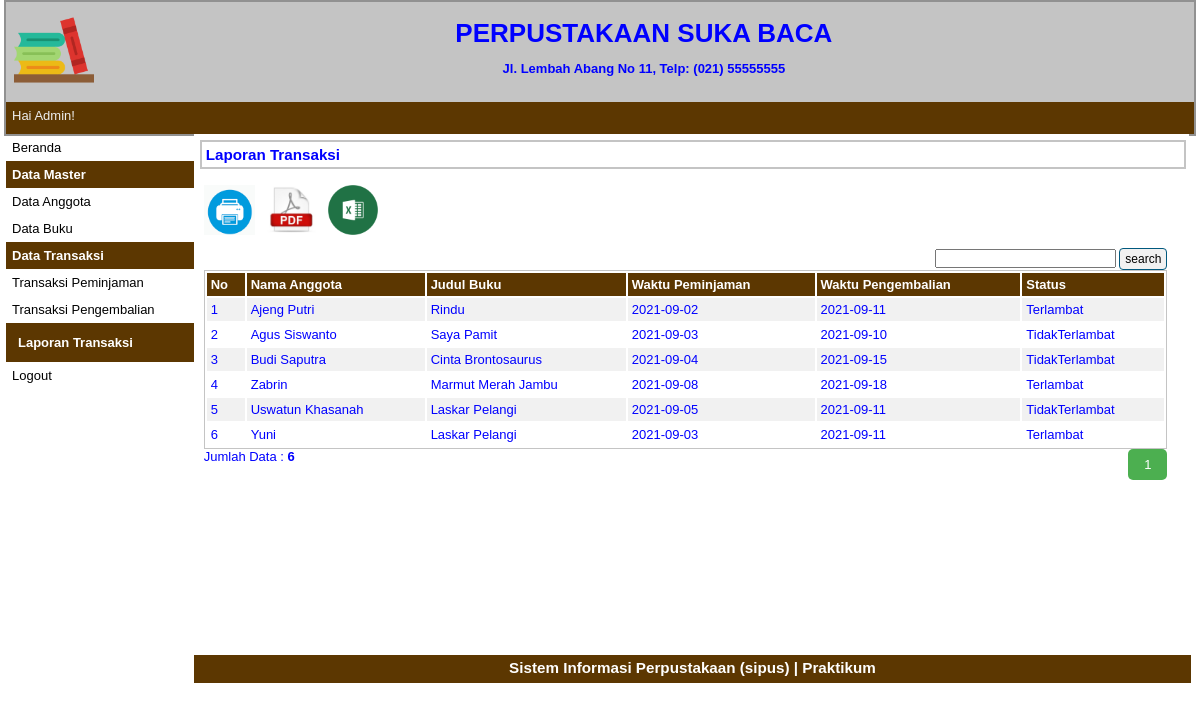
Screenshot of /php/src/index.php?p=laporan-transaksi (signed in) with the database file from the repository.
### tables this page shows
CREATE TABLE `tbkembali` (
  `idkembali` varchar(5) NOT NULL,
  `idanggota` varchar(30) NOT NULL,
  `idbuku` varchar(30) NOT NULL,
  `pinjam` date NOT NULL,
  `waktu` date NOT NULL,
  `status` varchar(30) NOT NULL
);

CREATE TABLE `tbanggota` (
  `idanggota` varchar(5) NOT NULL,
  `nama` varchar(30) NOT NULL,
  `jeniskelamin` varchar(10) NOT NULL,
  `alamat` varchar(40) NOT NULL,
  `status` varchar(20) NOT NULL,
  `foto` varchar(35) NOT NULL
);

CREATE TABLE `tbbuku` (
  `idbuku` varchar(5) NOT NULL,
  `judul` varchar(30) NOT NULL,
  `pengarang` varchar(20) NOT NULL,
  `penerbit` varchar(20) NOT NULL,
  `tahun` varchar(5) NOT NULL,
  `cover` varchar(35) NOT NULL
);

### php/src/pages/laporan-transaksi.php (the view, shortened to what this page needs)
<div id="label-page"><h3>Laporan Transaksi</h3></div>
<div id="content">
    <p id="tombol-tambah-container">
        <a target="_blank" href="pages/cetak_kembali_all.php"><img src="print.png" height="50px" height="50px"></a>
        <a target="_blank" href="kembali_pdf.php"><img src="pdf.jpg" height="50px" height="50px"></a>
        <a target="_blank" href="kembali_excel.php"><img src="excel.png" height="50px" height="50px"></a>
        <div class="form-inline">
            <div align="right">
                <form method="post">
                    <input type="text" name="pencarian">
                    <input type="submit" name="search" value="search" class="tombol">
                </form>
            </div>
    </p>
    <table id="tabel-tampil">
        <thead>
            <tr>
                <th id="label-tampil-no">No</th>
                <th>Nama Anggota</th>
                <th>Judul Buku</th>
                <th>Waktu Peminjaman</th>
                <th>Waktu Pengembalian</th>
                <th>Status</th>
            </tr>
        </thead>
        <tbody>
            <?php
                $batas = 10;
                extract($_GET);
                if (empty($hal)) {
                    $posisi = 0;
                    $hal = 1;
                    $nomor = 1;
                } else {
                    $posisi = ($hal - 1) * $batas;
                    $nomor = $posisi+1;
                }
                if ($_SERVER['REQUEST_METHOD'] == "POST") {
                    $pencarian = trim(mysqli_real_escape_string($db, $_POST['pencarian']));
                    if ($pencarian != "") {
                        $sql = "SELECT * FROM tbkembali WHERE status LIKE '%$pencarian%'
                                OR idkembali LIKE '%$pencarian%'
                                OR idbuku LIKE '%$pencarian%'
                                OR idanggota LIKE '%$pencarian%'
                                OR pinjam LIKE '%$pencarian%'
                                OR waktu LIKE '%$pencarian%'";
                        $query = $sql;
                        $queryJml = $sql;
                    } else {
                        $query = "SELECT * FROM tbkembali LIMIT $posisi, $batas";
                        $queryJml = "SELECT * FROM tbkembali";
                        $no = $posisi * 1;
                    }
                } else {
                    $query = "SELECT * FROM tbkembali LIMIT $posisi, $batas";
                    $queryJml = "SELECT * FROM tbkembali";
                }
                $q_tampil_kembali = mysqli_query($db, $query);
                if (mysqli_num_rows($q_tampil_kembali) > 0) {
                    while ($r_tampil_kembali = mysqli_fetch_array($q_tampil_kembali)) {
                ?>
                    <tr>
                        <td><?php echo $nomor; ?></td>
                        <td><?php
                            $q_tampil_anggota = mysqli_query($db, "SELECT * FROM tbanggota");
                            if (mysqli_num_rows($q_tampil_anggota) >0) {
                                while ($r_tampil_anggota = mysqli_fetch_array($q_tampil_anggota)) {
                                    if ($r_tampil_kembali['idanggota'] == $r_tampil_anggota['idanggota']) {
                                        echo $r_tampil_anggota['nama'];
                                    }
                                }
                            }
                        ?></td>
                        <td><?php
                            $q_tampil_buku = mysqli_query($db, "SELECT * FROM tbbuku");
                            if (mysqli_num_rows($q_tampil_buku) >0) {
                                while ($r_tampil_buku = mysqli_fetch_array($q_tampil_buku)) {
                                    if ($r_tampil_kembali['idbuku'] == $r_tampil_buku['idbuku']) {
                                        echo $r_tampil_buku['judul'];
                                    }
                                }
                            }
                        ?></td>
                        <td><?php echo $r_tampil_kembali['pinjam']; ?></td>
                        <td><?php echo $r_tampil_kembali['waktu']; ?></td>
                        <td><?php echo $r_tampil_kembali['status']; ?></td>
                    </tr>
                <?php
                            $nomor++;
                        }
                    } else {
                        echo "<tr><td colspan=6>Data Tidak Ditemukan</td></tr>";
                    }
                ?>
        </tbody>
    </table>
    <?php
        if (isset($_POST['pencarian'])) {
            if ($_POST['pencarian'] != '') {
                echo "<div style=\"float:left;\">";
                $jml = mysqli_num_rows(mysqli_query($db, $queryJml));
                echo "Data Hasil Pencarian: <b>$jml</b>";
                echo "</div>";
            }
        } else {
            ?>
            <div style="float: left;">
                <?php
                    $jml = mysqli_num_rows(mysqli_query($db, $queryJml));
                    echo "Jumlah Data : <b>$jml</b>";
                ?>
            </div>
            <div class="pagination" style="float: right;">
                <?php
                    $jml_hal = ceil($jml / $batas);
                    for ($i = 1; $i <= $jml_hal ; $i++) {
                        if ($i != $hal) {
                            echo "<a href=\"?p=kembali&hal=$i\">$i</a>";
                        } else {
                            echo "<a class=\"active\">$i</a>";
                        }
                    }
                ?>
            </div>
            <?php
        }
    ?>
</div>

### php/src/style.css (style rules this page uses)
* { margin: 0px; padding: 0px; }
body { font-family: sans-serif; font-size: 13px; color: blue; }
.pagination { display: inline-block; }
.pagination a { color: black; float: left; padding: 8px 16px; text-decoration: none; }
.pagination a.active { background-color: #4CAF50; color: white; border-radius: 5px; }
#label-page { margin-top: 6px; margin-bottom: 6px; margin-left: 6px; border: 2px solid #C4C4C4; padding: 4px; width: 97.9%; }
#content { float: left; width: 96.8%; min-height: 454px; padding: 10px; margin-bottom: 6px; }
.tombol { border-radius: 4px; font-size: 12px; text-decoration: none; background-color: #F1F1F1; padding-top: 3px; padding-bottom: 3px; padding-left: 5px; padding-right: 5px; border: 1px solid #01597E; color: black; }
#tombol-tambah-container { margin-bottom: 10px; }
#tabel-tampil { border: 1px solid #C4C4C4; width: 100%; }
#tabel-tampil tr:nth-child(odd) { background-color: #F1F1F1; }
#tabel-tampil tr th { background-color: #5C3701; color: #FFFFFF; padding: 4px; text-align: left; }
#tabel-tampil td { padding: 4px; }
#label-tampil-no { width: 30px; }

### rows the page displays
tbkembali: pinjam "2021-09-02", waktu "2021-09-11", status "Terlambat"
tbanggota: nama "Ajeng Putri"
tbbuku: judul "Rindu"
tbkembali: pinjam "2021-09-03", waktu "2021-09-10", status "TidakTerlambat"
tbanggota: nama "Agus Siswanto"
tbbuku: judul "Saya Pamit"
tbkembali: pinjam "2021-09-04", waktu "2021-09-15", status "TidakTerlambat"
tbanggota: nama "Budi Saputra"
tbbuku: judul "Cinta Brontosaurus"
tbkembali: pinjam "2021-09-08", waktu "2021-09-18", status "Terlambat"
tbanggota: nama "Zabrin"
tbbuku: judul "Marmut Merah Jambu"
tbkembali: pinjam "2021-09-05", waktu "2021-09-11", status "TidakTerlambat"
tbanggota: nama "Uswatun Khasanah"
tbbuku: judul "Laskar Pelangi"
tbkembali: pinjam "2021-09-03", waktu "2021-09-11", status "Terlambat"
tbanggota: nama "Yuni"

### other values shown
$_SESSION['sesi'] "Admin"
$jml "6"
